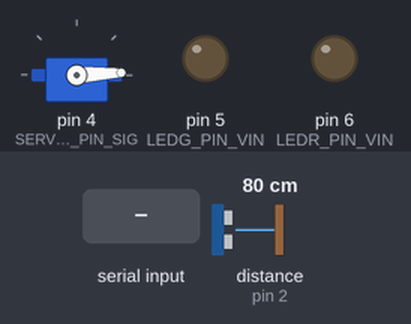
The sketch below on a simulated Arduino Uno, built with avr-gcc and run on an emulated ATmega328P. On the bench: servo, output pins drawn as LEDs (lit = HIGH). Inputs (shaded band) come from the test bench; at power-on: distance to the obstacle (sensor on pin 2) 80 cm. The echo pulse lasts 58.3 µs per cm; what the sketch prints to the serial monitor is not drawn.

Above: at 1.0 s.
1.1 s: "1" received over Serial
At 1.26 s:
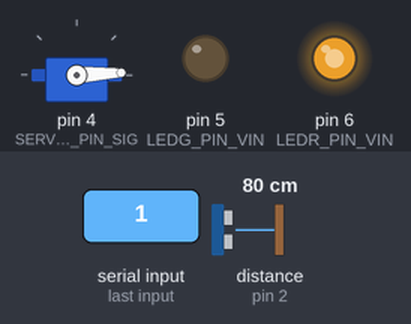
4.1 s: distance to the obstacle (sensor on pin 2) set to 2 cm
At 4.88 s:
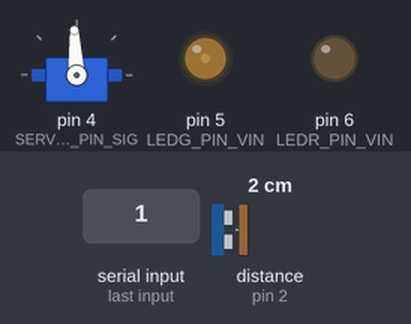
7.1 s: distance to the obstacle (sensor on pin 2) set to 12 cm
10.1 s: distance to the obstacle (sensor on pin 2) set to 16 cm
At 10.97 s:
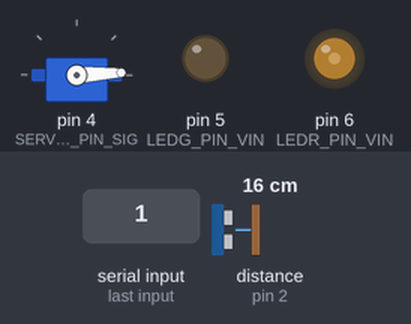
12.7 s: "2" received over Serial
At 12.85 s:
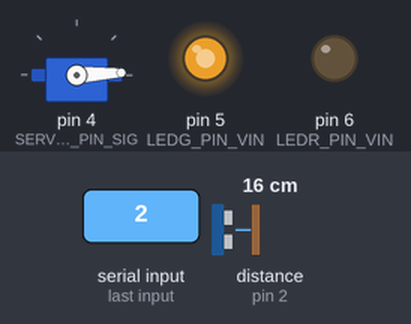
Timing chart, 0 to 16.7 s (numbered marks = the images above; inputs shaded):
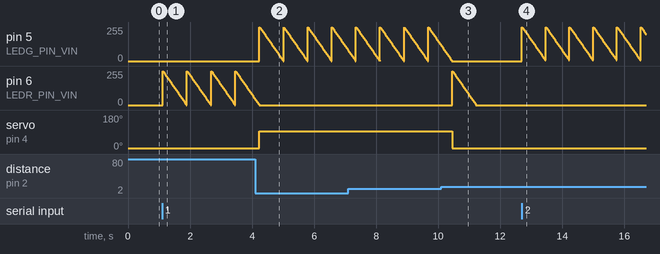

Measured:
- the behaviour switches between 14 and 15 cm on distance to the obstacle (sensor on pin 2) (found by bisection; images 2 and 3)
- after the input at 1.1 s, pin 6 (LEDR_PIN_VIN): ramps from 255/255 to 0/255 and jumps back, once every 0.78 s
- after the input at 4.1 s, pin 5 (LEDG_PIN_VIN): ramps from 255/255 to 0/255 and jumps back, once every 0.78 s; pin 6 (LEDR_PIN_VIN): goes on until 4.2 s, then stays 0/255; servo on pin 4 (SERVO9G_PIN_SIG): 3° → 93° after 0.14 s
- after the input at 10.1 s, pin 5 (LEDG_PIN_VIN): goes on until 10.4 s, then stays 0/255; servo on pin 4 (SERVO9G_PIN_SIG): 93° → 3° after 0.35 s instead of 1.1 s
- after the input at 12.7 s, pin 5 (LEDG_PIN_VIN): ramps from 255/255 to 5/255 and jumps back, once every 0.77 s

The sketch:

Firmware.ino
```cpp
// Include Libraries
#include "Arduino.h"
#include "NewPing.h"
#include "LED.h"
#include "Servo.h"


// Pin Definitions
#define HCSR04_PIN_TRIG	3
#define HCSR04_PIN_ECHO	2
#define LEDG_PIN_VIN	5
#define LEDR_PIN_VIN	6
#define SERVO9G_PIN_SIG	4


// Global variables and defines
const int servo9gRestPosition   = 3;  //Starting position
const int servo9gTargetPosition = 93; //Position when event is detected
// object initialization
NewPing hcsr04(HCSR04_PIN_TRIG,HCSR04_PIN_ECHO);
LED ledG(LEDG_PIN_VIN);
LED ledR(LEDR_PIN_VIN);
Servo servo9g;


// define vars for testing menu
const int timeout = 10000;       //define timeout of 10 sec
char menuOption = 0;
long time0;

// Setup the essentials for your circuit to work. It runs first every time your circuit is powered with electricity.
void setup()
{
    // Setup Serial which is useful for debugging
    // Use the Serial Monitor to view printed messages
    Serial.begin(9600);
    while (!Serial) ; // wait for serial port to connect. Needed for native USB
    Serial.println("start");

    servo9g.attach(SERVO9G_PIN_SIG);
    servo9g.write(servo9gRestPosition);
    delay(100);
    servo9g.detach();
    menuOption = menu();

}

// Main logic of your circuit. It defines the interaction between the components you selected. After setup, it runs over and over again, in an eternal loop.
void loop()
{


    if(menuOption == '1') {
    // Ultrasonic Sensor - HC-SR04 - Test Code
    // Read distance measurment from UltraSonic sensor
    int hcsr04Dist = hcsr04.ping_cm();
    delay(10);

    if(hcsr04Dist < 15){
      Serial.print(F("Verde! ")); Serial.print(hcsr04Dist); Serial.print(F(" "));

      servo9g.attach(SERVO9G_PIN_SIG);
      servo9g.write(servo9gTargetPosition);

      for(int i=255 ; i> 0 ; i -= 5)
    {
    ledG.dim(i);
    delay(15);
    }
    ledG.off();
    }


    if(hcsr04Dist >=15){
      Serial.print(F("ROJO! ")); Serial.print(hcsr04Dist); Serial.print(F(" "));

      servo9g.attach(SERVO9G_PIN_SIG);
      servo9g.write(servo9gRestPosition);

      for(int i=255 ; i> 0 ; i -= 5)
    {
    ledR.dim(i);
    delay(15);
    }
    ledR.off();
    }

    }
    else if(menuOption == '2') {
    // LED - Basic Green 5mm - Test Code
    // The LED will turn on and fade till it is off
    for(int i=255 ; i> 0 ; i -= 5)
    {
    ledG.dim(i);                      // 1. Dim Led
    delay(15);                               // 2. waits 5 milliseconds (0.5 sec). Change the value in the brackets (500) for a longer or shorter delay in milliseconds.
    }
    ledG.off();                        // 3. turns off
    }
    else if(menuOption == '3') {
    // LED - Basic Red 5mm - Test Code
    // The LED will turn on and fade till it is off
    for(int i=255 ; i> 0 ; i -= 5)
    {
    ledR.dim(i);                      // 1. Dim Led
    delay(15);                               // 2. waits 5 milliseconds (0.5 sec). Change the value in the brackets (500) for a longer or shorter delay in milliseconds.
    }
    ledR.off();                        // 3. turns off
    }
    else if(menuOption == '4') {
    // 9G Micro Servo - Test Code
    // The servo will rotate to target position and back to resting position with an interval of 500 milliseconds (0.5 seconds)
    servo9g.attach(SERVO9G_PIN_SIG);         // 1. attach the servo to correct pin to control it.
    servo9g.write(servo9gTargetPosition);  // 2. turns servo to target position. Modify target position by modifying the 'ServoTargetPosition' definition above.
    delay(500);                              // 3. waits 500 milliseconds (0.5 sec). change the value in the brackets (500) for a longer or shorter delay in milliseconds.
    servo9g.write(servo9gRestPosition);    // 4. turns servo back to rest position. Modify initial position by modifying the 'ServoRestPosition' definition above.
    delay(500);                              // 5. waits 500 milliseconds (0.5 sec). change the value in the brackets (500) for a longer or shorter delay in milliseconds.
    servo9g.detach();                    // 6. release the servo to conserve power. When detached the servo will NOT hold it's position under stress.
    }

    if (millis() - time0 > timeout)
    {
        servo9g.write(servo9gRestPosition);
        servo9g.detach();
        menuOption = menu();
    }

}


// Menu function for selecting the components to be tested
// Follow serial monitor for instrcutions
char menu()
{

    Serial.println(F("\nWhich component would you like to test?"));
    Serial.println(F("(1) Ultrasonic Sensor - HC-SR04"));
    Serial.println(F("(2) LED - Basic Green 5mm"));
    Serial.println(F("(3) LED - Basic Red 5mm"));
    Serial.println(F("(4) 9G Micro Servo"));
    Serial.println(F("(menu) send anything else or press on board reset button\n"));
    while (!Serial.available());

    // Read data from serial monitor if received
    while (Serial.available())
    {
        char c = Serial.read();
        if (isAlphaNumeric(c))
        {

            if(c == '1')
    			Serial.println(F("Now Testing Ultrasonic Sensor - HC-SR04"));
    		else if(c == '2')
    			Serial.println(F("Now Testing LED - Basic Green 5mm"));
    		else if(c == '3')
    			Serial.println(F("Now Testing LED - Basic Red 5mm"));
    		else if(c == '4')
    			Serial.println(F("Now Testing 9G Micro Servo"));
            else
            {
                Serial.println(F("illegal input!"));
                return 0;
            }
            time0 = millis();
            return c;
        }
    }
}

/*******************************************************

*    Circuito.io is an automatic generator of schematics and code for off
*    the shelf hardware combinations.

*    Copyright (C) 2016 Roboplan Technologies Ltd.

*    This program is free software: you can redistribute it and/or modify
*    it under the terms of the GNU General Public License as published by
*    the Free Software Foundation, either version 3 of the License, or
*    (at your option) any later version.

*    This program is distributed in the hope that it will be useful,
*    but WITHOUT ANY WARRANTY; without even the implied warranty of
*    MERCHANTABILITY or FITNESS FOR A PARTICULAR PURPOSE.  See the
*    GNU General Public License for more details.

*    You should have received a copy of the GNU General Public License
*    along with this program.  If not, see <http://www.gnu.org/licenses/>.

*    In addition, and without limitation, to the disclaimers of warranties
*    stated above and in the GNU General Public License version 3 (or any
*    later version), Roboplan Technologies Ltd. ("Roboplan") offers this
*    program subject to the following warranty disclaimers and by using
*    this program you acknowledge and agree to the following:
*    THIS PROGRAM IS PROVIDED ON AN "AS IS" AND "AS AVAILABLE" BASIS, AND
*    WITHOUT WARRANTIES OF ANY KIND EITHER EXPRESS OR IMPLIED.  ROBOPLAN
*    HEREBY DISCLAIMS ALL WARRANTIES, EXPRESS OR IMPLIED, INCLUDING BUT
*    NOT LIMITED TO IMPLIED WARRANTIES OF MERCHANTABILITY, TITLE, FITNESS
*    FOR A PARTICULAR PURPOSE, NON-INFRINGEMENT, AND THOSE ARISING BY
*    STATUTE OR FROM A COURSE OF DEALING OR USAGE OF TRADE.
*    YOUR RELIANCE ON, OR USE OF THIS PROGRAM IS AT YOUR SOLE RISK.
*    ROBOPLAN DOES NOT GUARANTEE THAT THE PROGRAM WILL BE FREE OF, OR NOT
*    SUSCEPTIBLE TO, BUGS, SECURITY BREACHES, OR VIRUSES. ROBOPLAN DOES
*    NOT WARRANT THAT YOUR USE OF THE PROGRAM, INCLUDING PURSUANT TO
*    SCHEMATICS, INSTRUCTIONS OR RECOMMENDATIONS OF ROBOPLAN, WILL BE SAFE
*    FOR PERSONAL USE OR FOR PRODUCTION OR COMMERCIAL USE, WILL NOT
*    VIOLATE ANY THIRD PARTY RIGHTS, WILL PROVIDE THE INTENDED OR DESIRED
*    RESULTS, OR OPERATE AS YOU INTENDED OR AS MAY BE INDICATED BY ROBOPLAN.
*    YOU HEREBY WAIVE, AGREE NOT TO ASSERT AGAINST, AND RELEASE ROBOPLAN,
*    ITS LICENSORS AND AFFILIATES FROM, ANY CLAIMS IN CONNECTION WITH ANY OF
*    THE ABOVE.
********************************************************/
```
